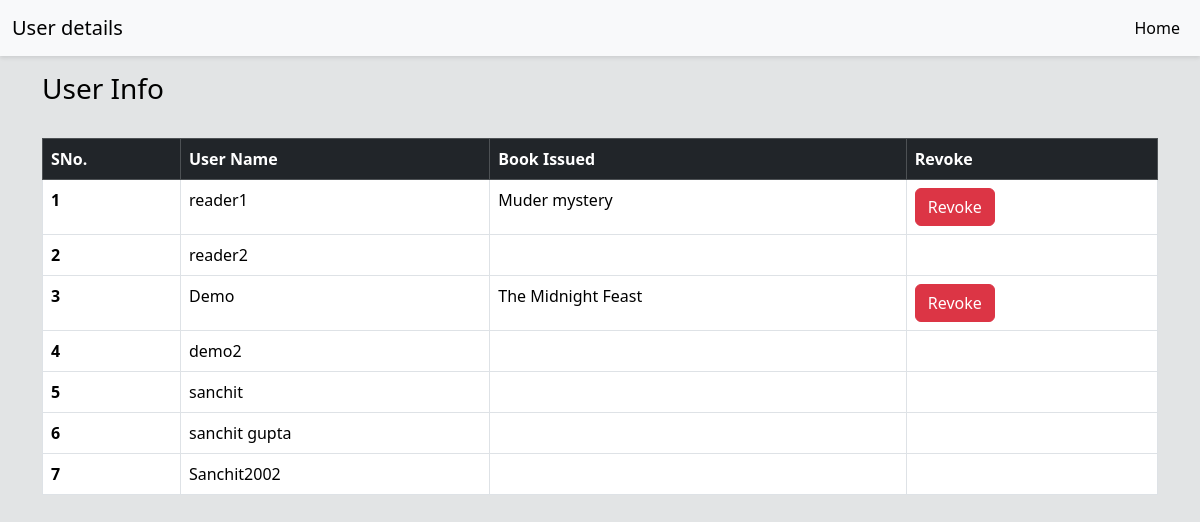
Page /info (signed in) on the committed database.
### models.py (models this page shows, shortened)
class User(db.Model):
    __tablename__ = 'user'
    id = db.Column(db.Integer, primary_key=True)
    username = db.Column(db.String(80), unique=True, nullable=False)
    passhash = db.Column(db.String(100), nullable=False)
    name = db.Column(db.String(100))
    email = db.Column(db.String(120), unique=True, nullable=False)
    books_issued = db.relationship('Book', secondary='books_issued', backref='User', lazy=True)
    registration_date = db.Column(db.DateTime, nullable=False)
    @property
    def password(self):
        raise AttributeError('Password is not a readable attribute.')

class Book(db.Model):
    __tablename__ = 'book'
    id = db.Column(db.Integer, primary_key=True)
    name = db.Column(db.String(100), nullable=False)
    author = db.Column(db.String(100), nullable=False)
    section_id = db.Column(db.Integer, db.ForeignKey("section.id"))
    file = db.Column(db.String)
    image = db.Column(db.String)
    feedback = db.Column(db.String)
    feedback_writer = db.Column(db.Integer, db.ForeignKey('user.id'))

### routes.py (the view)
@app.route('/info')
def info():
    if 'user_id' not in session:
        return redirect(url_for('admin_login'))
    readers = User.query.all()
    return render_template("info.html", readers=readers)

### templates/info.html (shortened to what this page needs)
<!doctype html>
<html lang="en">
<head>
  <link href="https://cdn.jsdelivr.net/npm/bootstrap@5.3.3/dist/css/bootstrap.min.css" rel="stylesheet">
</head>
<body>
  <nav class="navbar navbar-expand-lg bg-body-tertiary">
    <div class="container-fluid">
      <a class="navbar-brand" href="#">User details</a>
      <div class="collapse navbar-collapse" id="navbarSupportedContent">
        <ul class="navbar-nav mb-2 mb-lg-0 ms-auto">
          <li class="nav-item">
            <a class="nav-link active" aria-current="page" href="{{url_for('admin_dashboard')}}">Home</a>
          </li>
        </ul>
      </div>
    </div>
  </nav>
  <div class="container mt-3">
    <h3 style="color: black;">User Info</h3>
    <table class="table table-bordered table-hover">
      <thead class="table-dark">
        <tr>
          <th>SNo.</th>
          <th>User Name</th>
          <th>Book Issued</th>
          <th>Revoke</th>
        </tr>
      </thead>
      {% for reader in readers %}
      <tbody>
          {% if reader.books_issued|length > 0 %}
          <tr>
              <th rowspan="{{ reader.books_issued|length }}" scope="row">{{loop.index}}</th>
              <td rowspan="{{ reader.books_issued|length }}">{{reader.username}}</td>
              {% for book in reader.books_issued %}
              <td>
                  <div class="revoke">
                    {{book.name}}
                  </div>
                </td>
                <td>
                    <form action="{{url_for('revoke',book_id=book.id,reader_id=reader.id)}}" method="post" style="display: inline;">
                        <button type="submit" class="btn btn-danger revoke-btn">Revoke</button>
                    </form>
                </td>
            </tr>
                {% endfor %}
            {% else %}
            <tr>
                <th scope="row">{{loop.index}}</th>
                <td>{{reader.username}}</td>
                <td></td>
                <td></td>
            </tr>
            {% endif %}
          </tbody>
          {% endfor %}
      </table>
  </div>
</body>
</html>

### templates/info.html (style rules this page uses)
body { background-color: rgb(226, 228, 229); }
.navbar { background-color: rgb(226, 228, 229); box-shadow: 0 2px 4px rgba(0, 0, 0, 0.1); }

### rows in the picture
User: username "reader1"
Book: name "Muder mystery"
User: username "reader2"
User: username "Demo"
Book: name "The Midnight Feast"
User: username "demo2"
User: username "sanchit"
User: username "sanchit gupta"
User: username "Sanchit2002"
